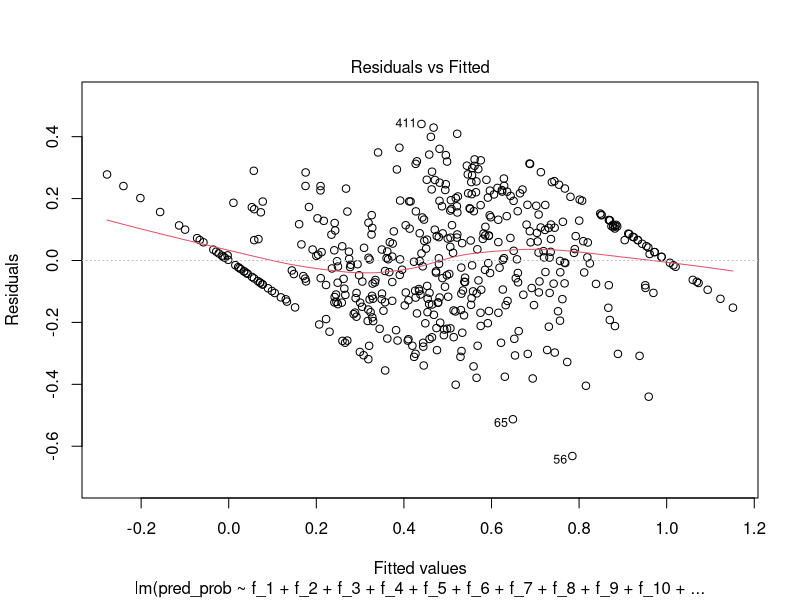
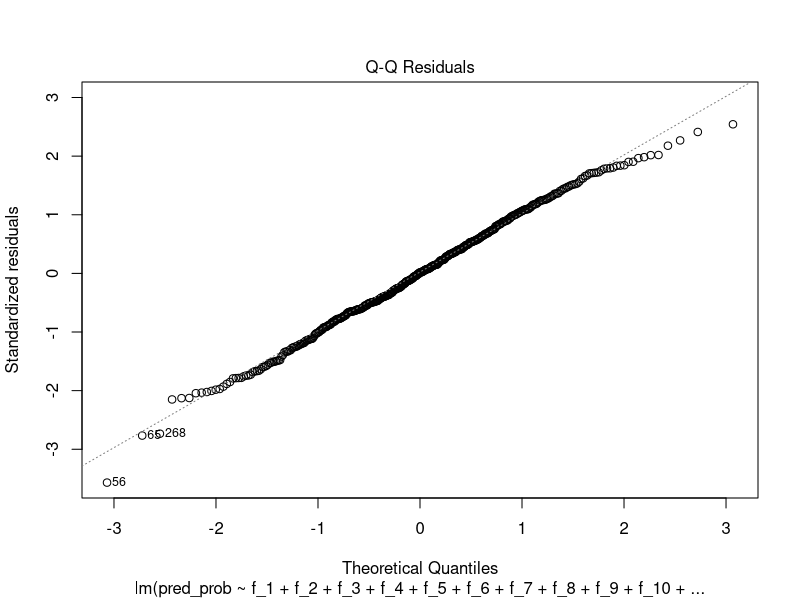
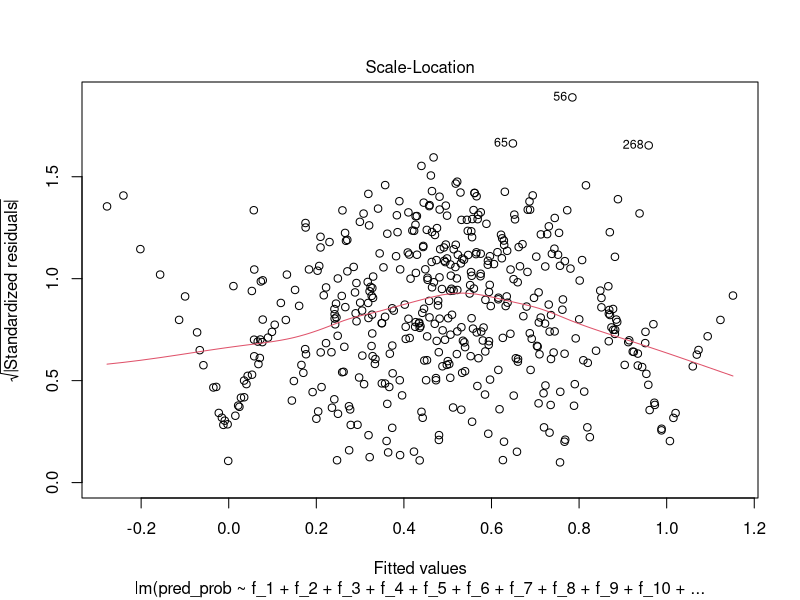
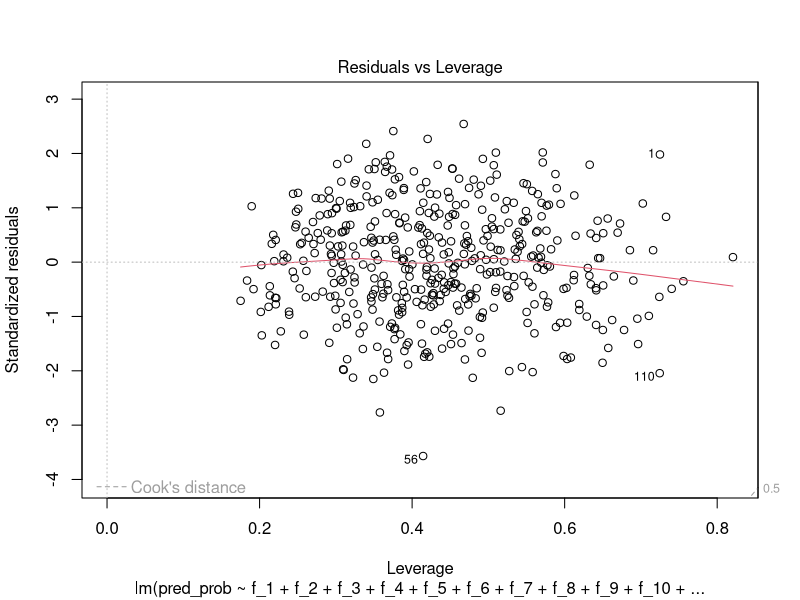
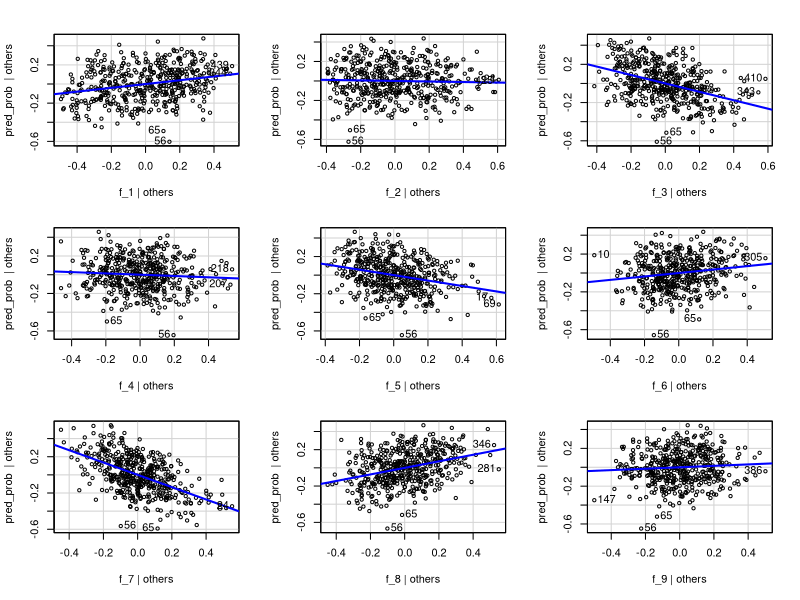
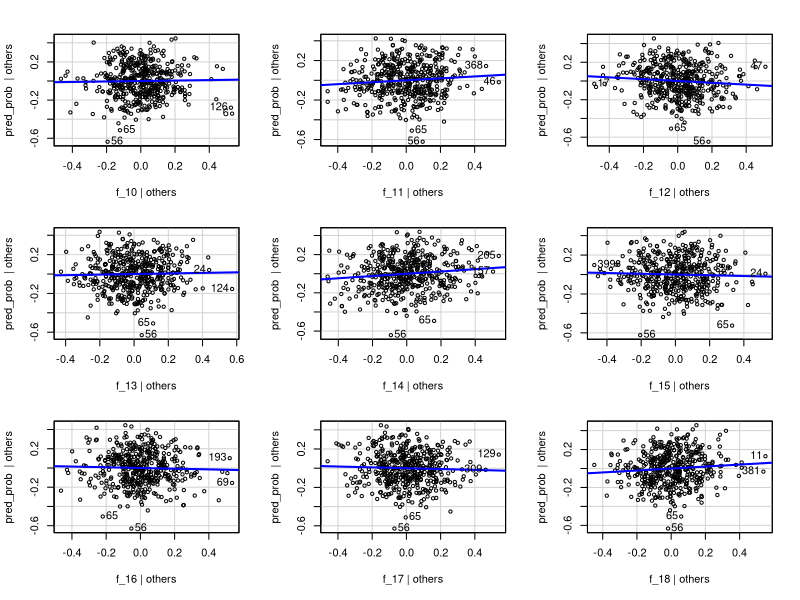
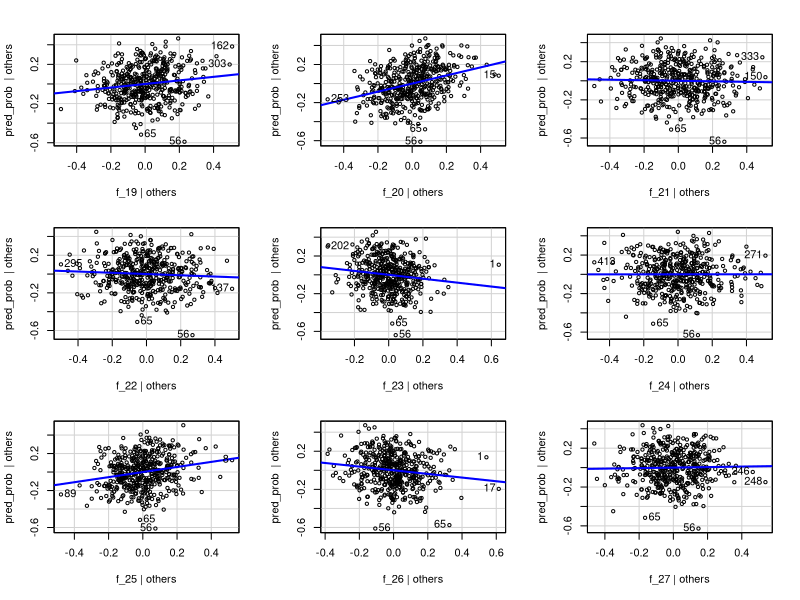
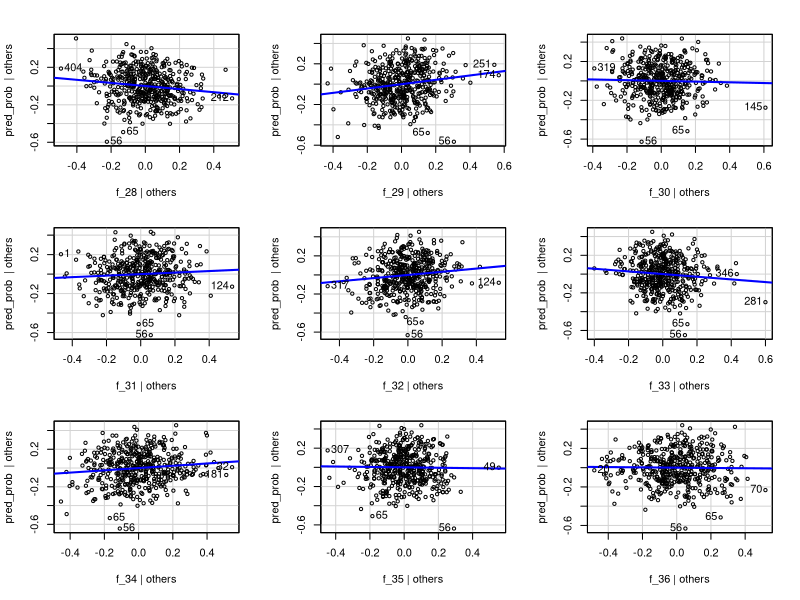

The R script that drew these images, in order: (Note: this script raises an error after producing the figures.)
## ---- chunk 1
knitr::opts_chunk$set(echo = TRUE)
## ---- chunk 2
# Load the required libraries
library(tidyverse)
library(caret)
library(MASS)
library(car)


## ---- chunk 3
# Load the dataset
data <- read.csv("pca_data_200_d7.csv")  # Update with the actual CSV file name

# Display the structure of the loaded data
str(data)

## ---- chunk 4
# Load the dplyr package for data manipulation
library(dplyr)

# Normalize each feature to the range [0, 1]
normalized_data <- data %>%
  mutate(across(starts_with("f"), ~ (.-min(.)) / (max(.) - min(.))))

# Display the first few rows of the normalized data
head(normalized_data)


## ---- chunk 5
col_name <- NULL;
for (i in 1:400) {
  
  col_name <-  paste0(col_name,"f_", i,"+")
  #data[, col_name] <- boxcox(data[, paste0("Feature_", i)], lambda = NULL)$x
}
cat(col_name)
## ---- chunk 6
model_2  = lm(pred_prob ~ f_1+f_2+f_3+f_4+f_5+f_6+f_7+f_8+f_9+f_10+f_11+f_12+f_13+f_14+f_15+f_16+f_17+f_18+f_19+f_20+f_21+f_22+f_23+f_24+f_25+f_26+f_27+f_28+f_29+f_30+f_31+f_32+f_33+f_34+f_35+f_36+f_37+f_38+f_39+f_40+f_41+f_42+f_43+f_44+f_45+f_46+f_47+f_48+f_49+f_50+f_51+f_52+f_53+f_54+f_55+f_56+f_57+f_58+f_59+f_60+f_61+f_62+f_63+f_64+f_65+f_66+f_67+f_68+f_69+f_70+f_71+f_72+f_73+f_74+f_75+f_76+f_77+f_78+f_79+f_80+f_81+f_82+f_83+f_84+f_85+f_86+f_87+f_88+f_89+f_90+f_91+f_92+f_93+f_94+f_95+f_96+f_97+f_98+f_99+f_100+f_101+f_102+f_103+f_104+f_105+f_106+f_107+f_108+f_109+f_110+f_111+f_112+f_113+f_114+f_115+f_116+f_117+f_118+f_119+f_120+f_121+f_122+f_123+f_124+f_125+f_126+f_127+f_128+f_129+f_130+f_131+f_132+f_133+f_134+f_135+f_136+f_137+f_138+f_139+f_140+f_141+f_142+f_143+f_144+f_145+f_146+f_147+f_148+f_149+f_150+f_151+f_152+f_153+f_154+f_155+f_156+f_157+f_158+f_159+f_160+f_161+f_162+f_163+f_164+f_165+f_166+f_167+f_168+f_169+f_170+f_171+f_172+f_173+f_174+f_175+f_176+f_177+f_178+f_179+f_180+f_181+f_182+f_183+f_184+f_185+f_186+f_187+f_188+f_189+f_190+f_191+f_192+f_193+f_194+f_195+f_196+f_197+f_198+f_199+f_200, data = normalized_data)
summary(model_2)
## ---- chunk 7

plot(model_2)
## ---- chunk 8

residuals <- residuals(model_2)

# Create the AV plot
avPlots(model_2)

# Create the CR plot
crPlots(model_2)

## ---- chunk 9
# Apply Box-Cox transformation to the target variable (response) if needed
# For example, if you have a response variable named 'y', you can transform it like this:
# data$y_transformed <- boxcox(data$y, lambda = NULL)
# Uncomment and modify the above line based on your data

# Apply Box-Cox transformation to the features
# Assuming the transformed features are named 'Feature_1_transformed', ..., 'Feature_10_transformed'

boxcox(data[, paste0("Feature_1")], lambda = NULL)
for (i in 1:10) {
  boxcox(data[, paste0("Feature_", i)], lambda = NULL)
  #col_name <- paste0("Feature_", i, "_transformed")
  #data[, col_name] <- boxcox(data[, paste0("Feature_", i)], lambda = NULL)$x
}

# Define the list of transformed feature names
transformed_feature_names <- paste0("Feature_", 1:10, "_transformed")  # Adjust the range as needed

# Construct the formula for MLR
formula <- reformulate(transformed_feature_names, response = "y")

# Perform Multiple Linear Regression (MLR) using the transformed features
model <- lm(formula, data = data)

# Display the summary of the MLR model
summary(model)


## ---- chunk 10
model3  = lm(pred_prob ~ f_1+f_2+f_3+f_4+f_5+f_6+f_7+f_8+f_9+f_10+f_11+f_12+f_13+f_14+f_15+f_16+f_17+f_18+f_19+f_20+f_21+f_22+f_23+f_24+f_25+f_26+f_27+f_28+f_29+f_30+f_31+f_32+f_33+f_34+f_35+f_36+f_37+f_38+f_39+f_40+f_41+f_42+f_43+f_44+f_45+f_46+f_47+f_48+f_49+f_50+f_51+f_52+f_53+f_54+f_55+f_56+f_57+f_58+f_59+f_60+f_61+f_62+f_63+f_64+f_65, data = normalized_data)
summary(model3)
## ---- chunk 11
model4  = lm(pred_prob ~ f_250+f_251+f_252+f_253+f_254+f_255+f_256+f_257+f_258+f_259+f_260+f_261+f_262+f_263+f_264+f_265+f_266+f_267+f_268+f_269+f_270+f_271+f_272+f_273+f_274+f_275+f_276+f_277+f_278+f_279+f_280+f_281+f_282+f_283+f_284+f_285+f_286+f_287+f_288+f_289+f_290+f_291+f_292+f_293+f_294+f_295+f_296+f_297+f_298+f_299+f_300+f_301+f_302+f_303+f_304+f_305+f_306+f_307+f_308+f_309+f_310+f_311+f_312+f_313+f_314+f_315+f_316+f_317+f_318+f_319+f_320+f_321+f_322+f_323+f_324+f_325+f_326+f_327+f_328+f_329+f_330+f_331+f_332+f_333+f_334+f_335+f_336+f_337+f_338+f_339+f_340+f_341+f_342+f_343+f_344+f_345+f_346+f_347+f_348+f_349+f_350, data = normalized_data)
summary(model4)
